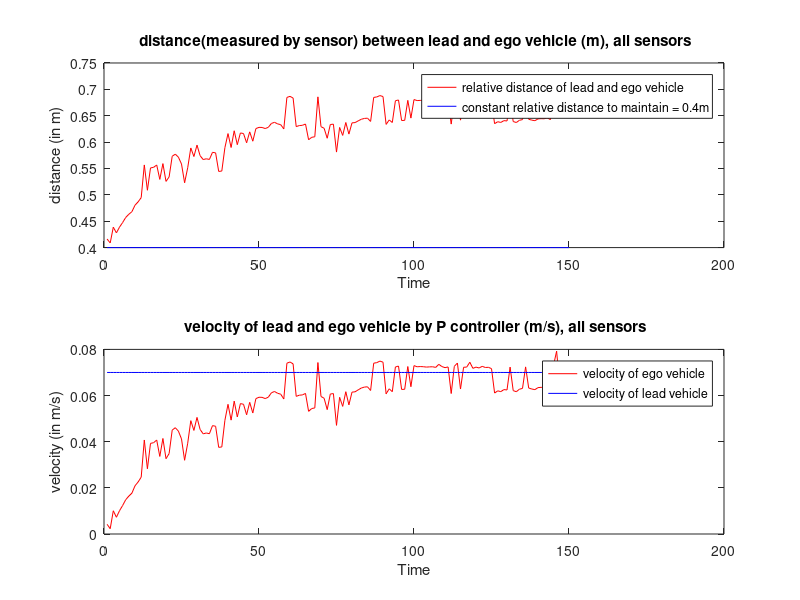
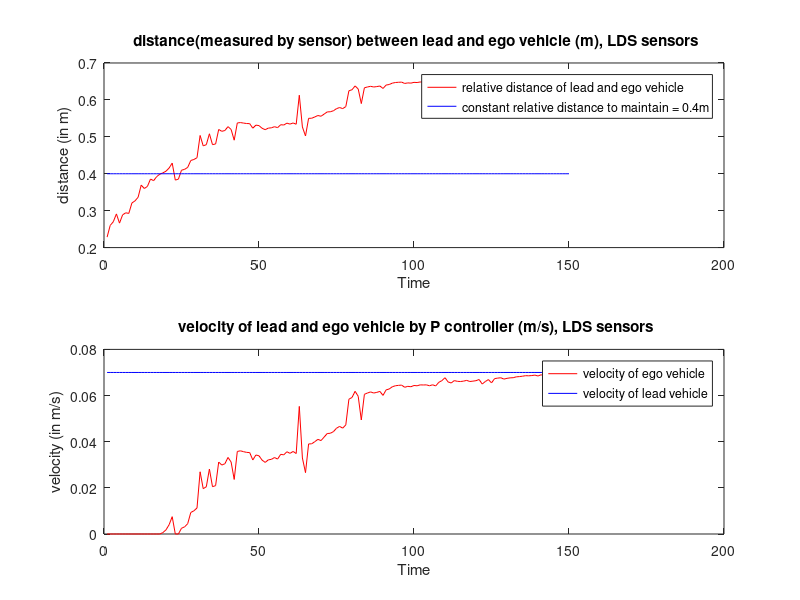
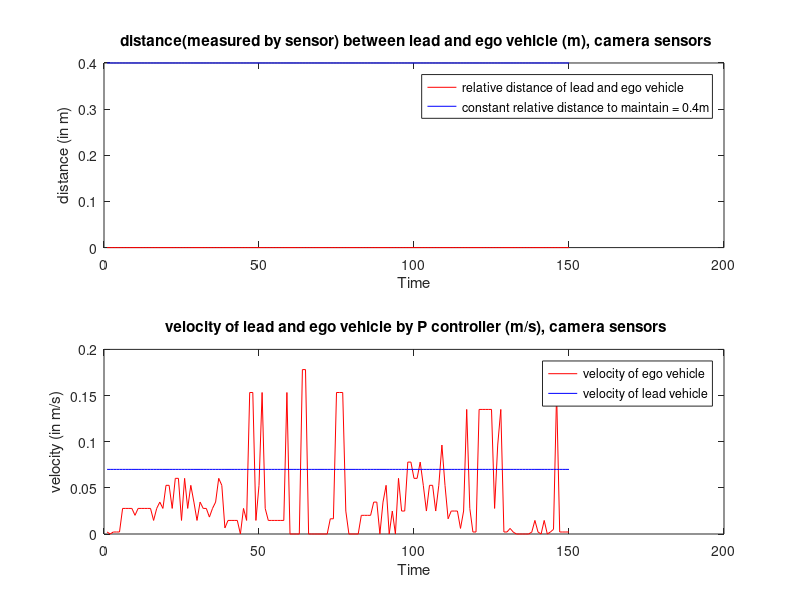

These charts were generated, in order, by the following MATLAB code: (Note: this script raises an error after producing the figures.)
clear all, close all, clc

const_dist = 0.4;
%% loading data for constant velocity 0.07 m/s with P controller, all sensors frame rate =5

ego_bot_vel_pt07_load = load('V_x_relsave_plot_both_sensors.mat');
ego_bot_vel_pt07 = ego_bot_vel_pt07_load.V_x_rel_save;
ego_bot_dist_pt07_load = load('x_relsave_plot_both_sensors.mat');
ego_bot_dist_pt07 = ego_bot_dist_pt07_load.x_rel_save(1,1:end);

%error_dist_pt07 = ego_bot_dist_pt07 - const_dist;

%%% plotting the data for constant velocity 0.07m/s %%%
indx_pt07 = 1:length(ego_bot_vel_pt07);
%zero_dist_plot = zeros(length(ego_bot_vel_pt07),1);
const_dist_plot = const_dist*ones(length(ego_bot_vel_pt07),1);
const_vel_plot = 0.07*ones(length(ego_bot_vel_pt07),1);

figure(1)
hold on
ax(1) = subplot(2,1,1);
plot(indx_pt07(1:150), ego_bot_dist_pt07(1:150), 'r', indx_pt07(1:150), const_dist_plot(1:150), 'b')
xlabel('Time')
ylabel('distance (in m)')
title(' distance(measured by sensor) between lead and ego vehicle (m), all sensors')
legend('relative distance of lead and ego vehicle', 'constant relative distance to maintain = 0.4m')
ax(2) = subplot(2,1,2);
plot(indx_pt07(1:150), ego_bot_vel_pt07(1:150), 'r', indx_pt07(1:150), const_vel_plot(1:150), 'b')
xlabel('Time')
ylabel('velocity (in m/s)')
title(' velocity of lead and ego vehicle by P controller (m/s), all sensors')
legend('velocity of ego vehicle', 'velocity of lead vehicle')
hold off

%% loading data for constant velocity 0.07 m/s with P controller, LDS sensors frame rate =5

ego_bot_vel_pt07_load = load('V_x_relsave_plot_LDS.mat');
ego_bot_vel_pt07 = ego_bot_vel_pt07_load.V_x_rel_save;
ego_bot_dist_pt07_load = load('x_relsave_plot_LDS.mat');
ego_bot_dist_pt07 = ego_bot_dist_pt07_load.x_rel_save(1,1:end);

%error_dist_pt07 = ego_bot_dist_pt07 - const_dist;

%%% plotting the data for constant velocity 0.07m/s %%%
indx_pt07 = 1:length(ego_bot_vel_pt07);
%zero_dist_plot = zeros(length(ego_bot_vel_pt07),1);
const_dist_plot = const_dist*ones(length(ego_bot_vel_pt07),1);
const_vel_plot = 0.07*ones(length(ego_bot_vel_pt07),1);

figure(2)
hold on
ax(1) = subplot(2,1,1);
plot(indx_pt07(1:150), ego_bot_dist_pt07(1:150), 'r', indx_pt07(1:150), const_dist_plot(1:150), 'b')
xlabel('Time')
ylabel('distance (in m)')
title(' distance(measured by sensor) between lead and ego vehicle (m), LDS sensors')
legend('relative distance of lead and ego vehicle', 'constant relative distance to maintain = 0.4m')
ax(2) = subplot(2,1,2);
plot(indx_pt07(1:150), ego_bot_vel_pt07(1:150), 'r', indx_pt07(1:150), const_vel_plot(1:150), 'b')
xlabel('Time')
ylabel('velocity (in m/s)')
title(' velocity of lead and ego vehicle by P controller (m/s), LDS sensors')
legend('velocity of ego vehicle', 'velocity of lead vehicle')
hold off


%% loading data for constant velocity 0.07 m/s with P controller, camera sensors frame rate =05

ego_bot_vel_pt07_load = load('V_x_relsave_plot_camera.mat');
ego_bot_vel_pt07 = ego_bot_vel_pt07_load.V_x_rel_save;
ego_bot_dist_pt07_load = load('x_relsave_plot_camera.mat');
ego_bot_dist_pt07 = ego_bot_dist_pt07_load.x_rel_save;

%error_dist_pt07 = ego_bot_dist_pt07 - const_dist;

%%% plotting the data for constant velocity 0.07m/s %%%
indx_pt07 = 1:length(ego_bot_vel_pt07);
%zero_dist_plot = zeros(length(ego_bot_vel_pt07),1);
const_dist_plot = const_dist*ones(length(ego_bot_vel_pt07),1);
const_vel_plot = 0.07*ones(length(ego_bot_vel_pt07),1);

figure(3)
hold on
ax(1) = subplot(2,1,1);
plot(indx_pt07(1:150), ego_bot_dist_pt07(1:150), 'r', indx_pt07(1:150), const_dist_plot(1:150), 'b')
xlabel('Time')
ylabel('distance (in m)')
title(' distance(measured by sensor) between lead and ego vehicle (m), camera sensors')
legend('relative distance of lead and ego vehicle', 'constant relative distance to maintain = 0.4m')
ax(2) = subplot(2,1,2);
plot(indx_pt07(1:150), ego_bot_vel_pt07(1:150), 'r', indx_pt07(1:150), const_vel_plot(1:150), 'b')
xlabel('Time')
ylabel('velocity (in m/s)')
title(' velocity of lead and ego vehicle by P controller (m/s), camera sensors')
legend('velocity of ego vehicle', 'velocity of lead vehicle')
hold off

%% loading data for variable velocity with P controller, all sensors frame rate =5

ego_bot_vel_pt07_load = load('step_V_x_relsave_plot.mat');
ego_bot_vel_pt07 = ego_bot_vel_pt07_load.V_x_rel_save;
ego_bot_dist_pt07_load = load('step_x_relsave_plot.mat');
ego_bot_dist_pt07 = ego_bot_dist_pt07_load.x_rel_save(1,1:end);

%error_dist_pt07 = ego_bot_dist_pt07 - const_dist;
lead_vel_vari = rosbag('test_rosbag_variable_vel.bag');
lead_vel_vari_select = select(lead_vel_vari,'Topic','/cmd_vel');
msgStructs = readMessages(lead_vel_vari_select,'DataFormat','struct');
lead_bot_vel_vari =[];
for i = 1:2:length(msgStructs)
    lead_bot_vel_vari = [lead_bot_vel_vari, msgStructs{i, 1}.Linear.X];
end

%const_dist_plot = const_dist*ones(length(ego_bot_dist_vari),1);
%const_vel_plot = 0.07*ones(length(lead_bot_vel_vari),1);
shift_arry_7_ele = 0.1*ones(1,27);
lead_bot_vel_vari = [shift_arry_7_ele, lead_bot_vel_vari(1:end-1)];
indx_pt07 = 1:length(lead_bot_vel_vari);


figure(4)
hold on
ax(1) = subplot(2,1,1);
plot(indx_pt07(1:120), ego_bot_dist_pt07(1:120), 'r', indx_pt07(1:120), const_dist_plot(1:120), 'b')
xlabel('Time')
ylabel('distance (in m)')
title(' distance(measured by sensor) between lead and ego vehicle (m), all sensors')
legend('relative distance of lead and ego vehicle', 'constant relative distance to maintain = 0.4m')
ax(2) = subplot(2,1,2);
plot(indx_pt07(1:120), ego_bot_vel_pt07(1:120), 'r', indx_pt07(1:120), lead_bot_vel_vari(1:120), 'b')
xlabel('Time')
ylabel('velocity (in m/s)')
title(' step velocity of lead and ego vehicle by P controller (m/s), all sensors')
legend('velocity of ego vehicle', 'velocity of lead vehicle')
hold off